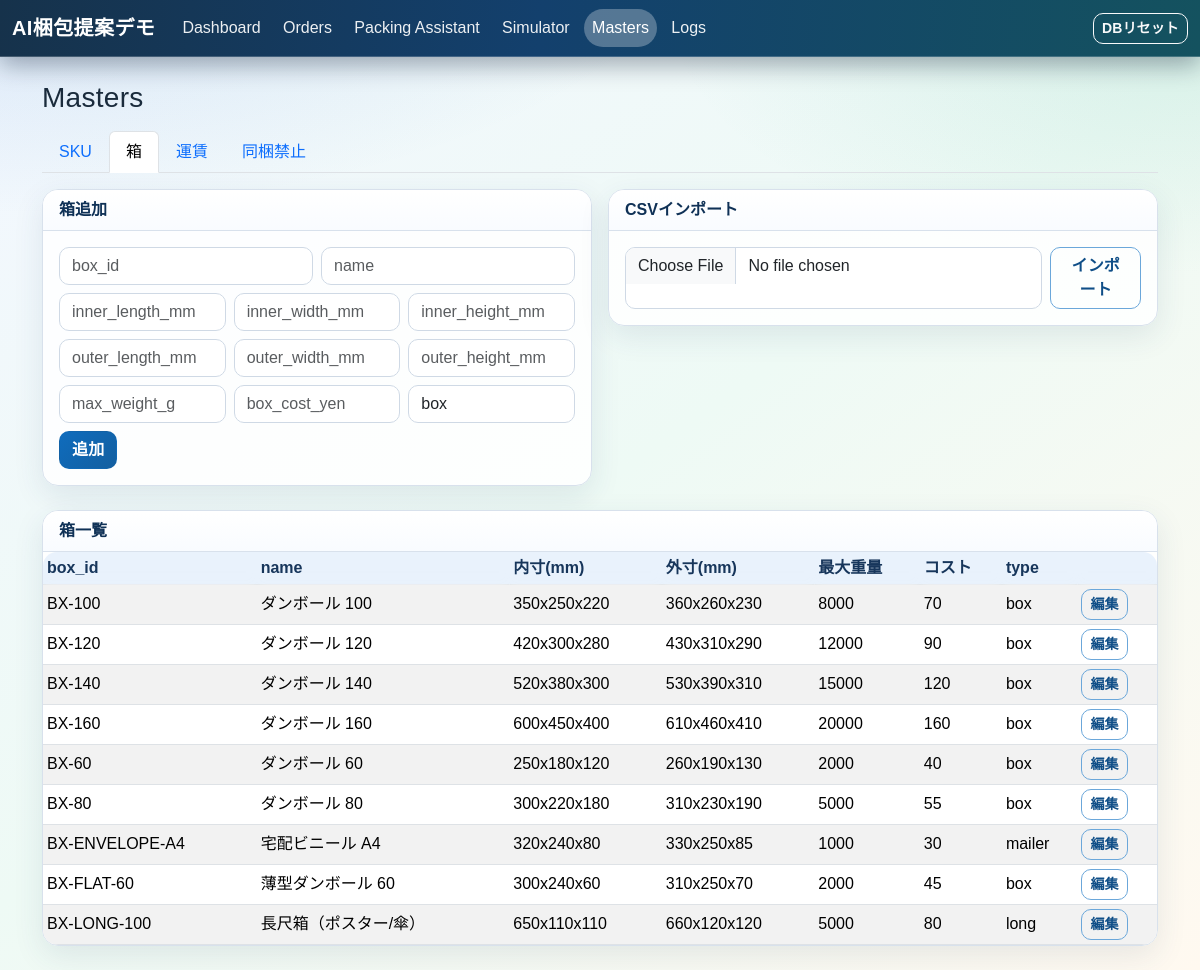
Page /masters/boxes on the committed database.
### app/models.py (models this page shows)
class Box(Base):
    __tablename__ = "boxes"
    box_id: Mapped[str] = mapped_column(String(64), primary_key=True)
    name: Mapped[str] = mapped_column(String(255), nullable=False)
    inner_length_mm: Mapped[int] = mapped_column(Integer, nullable=False)
    inner_width_mm: Mapped[int] = mapped_column(Integer, nullable=False)
    inner_height_mm: Mapped[int] = mapped_column(Integer, nullable=False)
    max_weight_g: Mapped[int] = mapped_column(Integer, nullable=False)
    box_cost_yen: Mapped[int] = mapped_column(Integer, nullable=False)
    box_type: Mapped[str] = mapped_column(String(32), nullable=False, default="box")
    outer_length_mm: Mapped[int] = mapped_column(Integer, nullable=False)
    outer_width_mm: Mapped[int] = mapped_column(Integer, nullable=False)
    outer_height_mm: Mapped[int] = mapped_column(Integer, nullable=False)

### app/main.py (the view)
@app.get("/masters/boxes")
def masters_boxes(request: Request, db: Session = Depends(get_db)):
    boxes = db.scalars(select(Box).order_by(Box.box_id.asc())).all()
    return templates.TemplateResponse(
        "masters_boxes.html",
        _base_context(request, active_nav="masters", boxes=boxes, masters_tab="boxes"),
    )

### app/templates/masters_boxes.html (shortened to what this page needs)
{% extends "base.html" %}
{% block content %}
<h1 class="h3 mb-3">Masters</h1>
{% include "_masters_tabs.html" %}
<div class="row g-3 mb-4">
  <div class="col-lg-6">
    <div class="card">
      <div class="card-header">箱追加</div>
      <div class="card-body">
        <form method="post" action="/masters/boxes/create" class="row g-2">
          <div class="col-md-6"><input class="form-control" name="box_id" placeholder="box_id" required></div>
          <div class="col-md-6"><input class="form-control" name="name" placeholder="name" required></div>
          <div class="col-md-4"><input class="form-control" type="number" name="inner_length_mm" placeholder="inner_length_mm" required></div>
          <div class="col-md-4"><input class="form-control" type="number" name="inner_width_mm" placeholder="inner_width_mm" required></div>
          <div class="col-md-4"><input class="form-control" type="number" name="inner_height_mm" placeholder="inner_height_mm" required></div>
          <div class="col-md-4"><input class="form-control" type="number" name="outer_length_mm" placeholder="outer_length_mm" required></div>
          <div class="col-md-4"><input class="form-control" type="number" name="outer_width_mm" placeholder="outer_width_mm" required></div>
          <div class="col-md-4"><input class="form-control" type="number" name="outer_height_mm" placeholder="outer_height_mm" required></div>
          <div class="col-md-4"><input class="form-control" type="number" name="max_weight_g" placeholder="max_weight_g" required></div>
          <div class="col-md-4"><input class="form-control" type="number" name="box_cost_yen" placeholder="box_cost_yen" required></div>
          <div class="col-md-4"><input class="form-control" name="box_type" placeholder="box_type" value="box"></div>
          <div class="col-12"><button class="btn btn-primary">追加</button></div>
        </form>
      </div>
    </div>
  </div>
  <div class="col-lg-6">
    <div class="card">
      <div class="card-header">CSVインポート</div>
      <div class="card-body">
        <form method="post" action="/masters/boxes/import" enctype="multipart/form-data" class="d-flex gap-2">
          <input class="form-control" type="file" name="file" accept=".csv" required>
          <button class="btn btn-outline-primary">インポート</button>
        </form>
      </div>
    </div>
  </div>
</div>
<div class="card">
  <div class="card-header">箱一覧</div>
  <div class="table-responsive">
    <table class="table table-sm table-striped mb-0">
      <thead>
        <tr><th>box_id</th><th>name</th><th>内寸(mm)</th><th>外寸(mm)</th><th>最大重量</th><th>コスト</th><th>type</th><th></th></tr>
      </thead>
      <tbody>
        {% for box in boxes %}
          <tr>
            <td>{{ box.box_id }}</td>
            <td>{{ box.name }}</td>
            <td>{{ box.inner_length_mm }}x{{ box.inner_width_mm }}x{{ box.inner_height_mm }}</td>
            <td>{{ box.outer_length_mm }}x{{ box.outer_width_mm }}x{{ box.outer_height_mm }}</td>
            <td>{{ box.max_weight_g }}</td>
            <td>{{ box.box_cost_yen }}</td>
            <td>{{ box.box_type }}</td>
            <td><a class="btn btn-sm btn-outline-primary" href="/masters/boxes/{{ box.box_id }}/edit">編集</a></td>
          </tr>
        {% else %}
          <tr><td colspan="8" class="text-muted">データなし</td></tr>
        {% endfor %}
      </tbody>
    </table>
  </div>
</div>
{% endblock %}

### app/templates/base.html (shortened to what this page needs)
<!doctype html>
<html lang="ja">
<head>
  <link href="https://cdn.jsdelivr.net/npm/bootstrap@5.3.3/dist/css/bootstrap.min.css" rel="stylesheet">
  <link href="/static/style.css?v=20260207-2" rel="stylesheet">
</head>
<body>
<nav class="navbar navbar-expand-md navbar-dark app-nav">
  <div class="container-fluid">
    <a class="navbar-brand" href="/">AI梱包提案デモ</a>
    <div class="collapse navbar-collapse" id="navMenu">
      <ul class="navbar-nav me-auto mb-2 mb-lg-0">
        <li class="nav-item"><a class="nav-link {% if active_nav == 'dashboard' %}active{% endif %}" href="/">Dashboard</a></li>
        <li class="nav-item"><a class="nav-link {% if active_nav == 'orders' %}active{% endif %}" href="/orders">Orders</a></li>
        <li class="nav-item"><a class="nav-link {% if active_nav == 'packing' %}active{% endif %}" href="/packing">Packing Assistant</a></li>
        <li class="nav-item"><a class="nav-link {% if active_nav == 'simulator' %}active{% endif %}" href="/simulator">Simulator</a></li>
        <li class="nav-item"><a class="nav-link {% if active_nav == 'masters' %}active{% endif %}" href="/masters/skus">Masters</a></li>
        <li class="nav-item"><a class="nav-link {% if active_nav == 'logs' %}active{% endif %}" href="/logs">Logs</a></li>
      </ul>
      <form method="post" action="/admin/reset" onsubmit="return confirm('DBを初期化してseedを再投入します。よろしいですか？');">
        <button class="btn btn-sm btn-outline-light">DBリセット</button>
      </form>
    </div>
  </div>
</nav>
<main class="container py-4 app-main">
  {% block content %}{% endblock %}
</main>
</body>
</html>

### app/templates/_masters_tabs.html
<ul class="nav nav-tabs mb-3">
  <li class="nav-item"><a class="nav-link {% if masters_tab == 'skus' %}active{% endif %}" href="/masters/skus">SKU</a></li>
  <li class="nav-item"><a class="nav-link {% if masters_tab == 'boxes' %}active{% endif %}" href="/masters/boxes">箱</a></li>
  <li class="nav-item"><a class="nav-link {% if masters_tab == 'rates' %}active{% endif %}" href="/masters/rates">運賃</a></li>
  <li class="nav-item"><a class="nav-link {% if masters_tab == 'prohibited' %}active{% endif %}" href="/masters/prohibited">同梱禁止</a></li>
</ul>

### app/static/style.css (style rules this page uses)
:root { --bg-1: #f3f7ff; --bg-2: #eefaf5; --bg-3: #fff9f0; --ink-1: #1a2b3c; --ink-2: #4f6075; --brand: #0f6cbd; --brand-2: #17a37b; --line: #d8e1ec; --surface: rgba(255, 255, 255, 0.86); --surface-strong: #ffffff; --shadow-soft: 0 10px 30px rgba(36, 68, 112, 0.1); }
*, *::before, *::after { box-sizing: border-box; }
body { margin: 0; min-height: 100vh; color: var(--ink-1); font-family: "Avenir Next", "Hiragino Kaku Gothic ProN", "Yu Gothic", "Noto Sans JP", sans-serif; background: radial-gradient(1200px 520px at 0% -10%, rgba(15, 108, 189, 0.16), transparent 60%), radial-gradient(900px 460px at 100% 0%, rgba(23, 163, 123, 0.12), transparent 60%), linear-gradient(145deg, var(--bg-1), var(--bg-2) 50%, var(--bg-3)); background-attachment: fixed; }
.app-nav { position: sticky; top: 0; z-index: 1000; border-bottom: 1px solid rgba(255, 255, 255, 0.2); background: linear-gradient(95deg, #16324b, #13406d 45%, #14525f); box-shadow: 0 8px 24px rgba(7, 24, 45, 0.35); backdrop-filter: blur(10px); }
.navbar-brand { font-weight: 700; letter-spacing: 0.02em; }
.navbar-dark .navbar-nav .nav-link { color: rgba(255, 255, 255, 0.92); }
.navbar .nav-link { border-radius: 999px; margin: 0 0.2rem; padding: 0.45rem 0.85rem; transition: background-color 0.2s ease, transform 0.2s ease; }
.navbar .nav-link.active { color: #ffffff; background: rgba(255, 255, 255, 0.28); }
.navbar-collapse { border-radius: 12px; }
.app-main { animation: page-enter 0.45s ease-out both; }
h1, h2, h3 { color: #102238; letter-spacing: 0.01em; }
.card { border: 1px solid var(--line); border-radius: 16px; background: var(--surface); box-shadow: var(--shadow-soft); overflow: hidden; animation: card-enter 0.4s ease-out both; }
.card-header { border-bottom: 1px solid var(--line); color: #0f3156; font-weight: 600; background: linear-gradient(180deg, rgba(255, 255, 255, 0.95), rgba(248, 251, 255, 0.95)); }
.table-responsive { border-radius: 14px; }
.table { margin-bottom: 0; }
.table td, .table th { vertical-align: middle; }
.table thead th { position: sticky; top: 0; z-index: 1; color: #17365b; font-weight: 700; border-bottom-width: 1px; background: rgba(230, 240, 252, 0.85); backdrop-filter: blur(6px); }
.table tbody tr { transition: background-color 0.2s ease, transform 0.15s ease; }
.btn { border-radius: 10px; font-weight: 600; letter-spacing: 0.01em; transition: transform 0.15s ease, box-shadow 0.2s ease; }
.btn-primary { border-color: transparent; background: linear-gradient(135deg, #0f6cbd, #135fa0); }
.btn-outline-primary { border-color: #6ba7da; color: #0f4e87; }
.form-control, .form-select, textarea { border-color: #cfd9e5; border-radius: 10px; background-color: var(--surface-strong); }

### rows in the picture
Box: box_id "BX-100", name "ダンボール 100", inner_length_mm "350", inner_width_mm "250", inner_height_mm "220", outer_length_mm "360", outer_width_mm "260", outer_height_mm "230", max_weight_g "8000", box_cost_yen "70", box_type "box"
Box: box_id "BX-120", name "ダンボール 120", inner_length_mm "420", inner_width_mm "300", inner_height_mm "280", outer_length_mm "430", outer_width_mm "310", outer_height_mm "290", max_weight_g "12000", box_cost_yen "90", box_type "box"
Box: box_id "BX-140", name "ダンボール 140", inner_length_mm "520", inner_width_mm "380", inner_height_mm "300", outer_length_mm "530", outer_width_mm "390", outer_height_mm "310", max_weight_g "15000", box_cost_yen "120", box_type "box"
Box: box_id "BX-160", name "ダンボール 160", inner_length_mm "600", inner_width_mm "450", inner_height_mm "400", outer_length_mm "610", outer_width_mm "460", outer_height_mm "410", max_weight_g "20000", box_cost_yen "160", box_type "box"
Box: box_id "BX-60", name "ダンボール 60", inner_length_mm "250", inner_width_mm "180", inner_height_mm "120", outer_length_mm "260", outer_width_mm "190", outer_height_mm "130", max_weight_g "2000", box_cost_yen "40", box_type "box"
Box: box_id "BX-80", name "ダンボール 80", inner_length_mm "300", inner_width_mm "220", inner_height_mm "180", outer_length_mm "310", outer_width_mm "230", outer_height_mm "190", max_weight_g "5000", box_cost_yen "55", box_type "box"
Box: box_id "BX-ENVELOPE-A4", name "宅配ビニール A4", inner_length_mm "320", inner_width_mm "240", inner_height_mm "80", outer_length_mm "330", outer_width_mm "250", outer_height_mm "85", max_weight_g "1000", box_cost_yen "30", box_type "mailer"
Box: box_id "BX-FLAT-60", name "薄型ダンボール 60", inner_length_mm "300", inner_width_mm "240", inner_height_mm "60", outer_length_mm "310", outer_width_mm "250", outer_height_mm "70", max_weight_g "2000", box_cost_yen "45", box_type "box"
Box: box_id "BX-LONG-100", name "長尺箱（ポスター/傘）", inner_length_mm "650", inner_width_mm "110", inner_height_mm "110", outer_length_mm "660", outer_width_mm "120", outer_height_mm "120", max_weight_g "5000", box_cost_yen "80", box_type "long"
